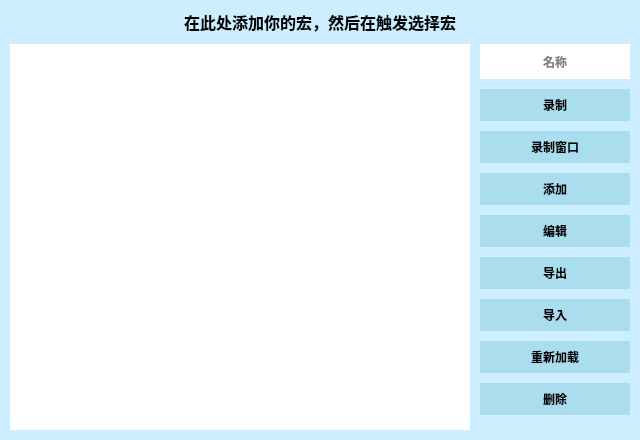
<?xml version="1.0" encoding="UTF-8"?>
<ui version="4.0">
 <class>MacroUiClass</class>
 <widget class="QWidget" name="MacroUiClass">
  <property name="geometry">
   <rect>
    <x>0</x>
    <y>0</y>
    <width>640</width>
    <height>440</height>
   </rect>
  </property>
  <property name="sizePolicy">
   <sizepolicy hsizetype="Fixed" vsizetype="Fixed">
    <horstretch>0</horstretch>
    <verstretch>0</verstretch>
   </sizepolicy>
  </property>
  <property name="minimumSize">
   <size>
    <width>640</width>
    <height>440</height>
   </size>
  </property>
  <property name="maximumSize">
   <size>
    <width>640</width>
    <height>440</height>
   </size>
  </property>
  <property name="windowTitle">
   <string>Macro</string>
  </property>
  <property name="styleSheet">
   <string notr="true"/>
  </property>
  <layout class="QVBoxLayout" name="verticalLayout_2">
   <property name="spacing">
    <number>0</number>
   </property>
   <property name="leftMargin">
    <number>0</number>
   </property>
   <property name="topMargin">
    <number>0</number>
   </property>
   <property name="rightMargin">
    <number>0</number>
   </property>
   <property name="bottomMargin">
    <number>0</number>
   </property>
   <item>
    <widget class="QWidget" name="clientWidget" native="true">
     <property name="styleSheet">
      <string notr="true">*{color:black;border:none;outline:none;font-size:12px;font-family:&quot;Microsoft YaHei&quot;}QMainWindow,QDialog{border:1px solid gray}#titleWidget{background-color:white}#titleWidget *{font-size:14px}#titleWidget QPushButton,#titleWidget QCheckBox::indicator{background-color:#CCC;width:20px;height:20px;border-radius:10px}#titleWidget QCheckBox::indicator:checked{image:url(:/checked.png)}#clientWidget{background-color:#CEF}QMenu,#clientWidget QLineEdit,#clientWidget QTextEdit,#clientWidget QKeyEdit,#clientWidget QCheckBox::indicator,#clientWidget QRadioButton::indicator,#clientWidget QHeaderView,#clientWidget QHeaderView::section,#clientWidget QTableWidget,#clientWidget QTableWidget QTableCornerButton::section,#clientWidget QComboBox,#clientWidget QComboBox QAbstractItemView{background-color:white;color:black}#clientWidget QPushButton,#clientWidget QTabBar::tab,#clientWidget QTabBar::tab:first,#clientWidget QTabBar::tab:last{background-color:#ADE;color:black}#clientWidget QCheckBox::indicator,#clientWidget QRadioButton::indicator{width:20px;height:20px}#clientWidget QComboBox{padding-left:3px}QMenu::item:selected,#clientWidget QPushButton:hover,#clientWidget QCheckBox::indicator:hover,#clientWidget QRadioButton::indicator:hover,#clientWidget QTableWidget::item:hover,#clientWidget QTabBar::tab:hover,#clientWidget QTabBar::tab:first:hover,#clientWidget QTabBar::tab:last:hover{background-color:#BEF;color:black}#clientWidget QTableWidget::item:selected{background-color:#CEF;color:black}#clientWidget QTabBar::tab:selected,#clientWidget QTabBar::tab:first:selected,#clientWidget QTabBar::tab:last:selected{background-color:#CEF;color:black}#clientWidget QCheckBox::indicator:checked,#clientWidget QRadioButton::indicator:checked{image:url(:/checked.png)}#clientWidget QPushButton:disabled,#clientWidget QCheckBox:disabled,#clientWidget QRadioButton:disabled{color:gray}#clientWidget #bnWndActive,#clientWidget #bnPos,#clientWidget #bnColorRect,#clientWidget #bnImageRect,#clientWidget #bnImageShot{background-color:white}</string>
     </property>
     <layout class="QVBoxLayout" name="verticalLayout">
      <property name="spacing">
       <number>10</number>
      </property>
      <property name="leftMargin">
       <number>10</number>
      </property>
      <property name="topMargin">
       <number>10</number>
      </property>
      <property name="rightMargin">
       <number>10</number>
      </property>
      <property name="bottomMargin">
       <number>10</number>
      </property>
      <item>
       <widget class="QLabel" name="lbMacro">
        <property name="font">
         <font>
          <family>Microsoft YaHei</family>
          <pointsize>-1</pointsize>
          <weight>75</weight>
          <bold>true</bold>
         </font>
        </property>
        <property name="styleSheet">
         <string notr="true">font-size:16px;</string>
        </property>
        <property name="text">
         <string>在此处添加你的宏，然后在触发选择宏</string>
        </property>
        <property name="alignment">
         <set>Qt::AlignCenter</set>
        </property>
       </widget>
      </item>
      <item>
       <layout class="QHBoxLayout" name="box">
        <property name="spacing">
         <number>10</number>
        </property>
        <property name="leftMargin">
         <number>0</number>
        </property>
        <property name="bottomMargin">
         <number>0</number>
        </property>
        <item>
         <widget class="QTableWidget" name="tbActions">
          <property name="sizePolicy">
           <sizepolicy hsizetype="Maximum" vsizetype="Preferred">
            <horstretch>0</horstretch>
            <verstretch>0</verstretch>
           </sizepolicy>
          </property>
          <property name="minimumSize">
           <size>
            <width>460</width>
            <height>0</height>
           </size>
          </property>
          <property name="font">
           <font>
            <family>Microsoft YaHei</family>
            <pointsize>-1</pointsize>
            <weight>75</weight>
            <bold>true</bold>
           </font>
          </property>
          <property name="focusPolicy">
           <enum>Qt::ClickFocus</enum>
          </property>
          <property name="styleSheet">
           <string notr="true">QHeaderView::section,QScrollBar{background:transparent}</string>
          </property>
          <property name="verticalScrollBarPolicy">
           <enum>Qt::ScrollBarAlwaysOff</enum>
          </property>
          <property name="horizontalScrollBarPolicy">
           <enum>Qt::ScrollBarAlwaysOff</enum>
          </property>
          <property name="editTriggers">
           <set>QAbstractItemView::NoEditTriggers</set>
          </property>
          <property name="showDropIndicator" stdset="0">
           <bool>false</bool>
          </property>
          <property name="selectionMode">
           <enum>QAbstractItemView::SingleSelection</enum>
          </property>
          <property name="selectionBehavior">
           <enum>QAbstractItemView::SelectRows</enum>
          </property>
          <property name="showGrid">
           <bool>false</bool>
          </property>
         </widget>
        </item>
        <item>
         <layout class="QVBoxLayout" name="bnBox">
          <property name="spacing">
           <number>10</number>
          </property>
          <item>
           <widget class="QLineEdit" name="etName">
            <property name="sizePolicy">
             <sizepolicy hsizetype="Preferred" vsizetype="Fixed">
              <horstretch>0</horstretch>
              <verstretch>0</verstretch>
             </sizepolicy>
            </property>
            <property name="minimumSize">
             <size>
              <width>0</width>
              <height>35</height>
             </size>
            </property>
            <property name="font">
             <font>
              <family>Microsoft YaHei</family>
              <pointsize>-1</pointsize>
              <weight>75</weight>
              <bold>true</bold>
             </font>
            </property>
            <property name="focusPolicy">
             <enum>Qt::ClickFocus</enum>
            </property>
            <property name="toolTip">
             <string>按下回车应用更改</string>
            </property>
            <property name="styleSheet">
             <string notr="true"/>
            </property>
            <property name="inputMask">
             <string/>
            </property>
            <property name="alignment">
             <set>Qt::AlignCenter</set>
            </property>
            <property name="dragEnabled">
             <bool>false</bool>
            </property>
            <property name="placeholderText">
             <string>名称</string>
            </property>
           </widget>
          </item>
          <item>
           <widget class="QPushButton" name="bnRec">
            <property name="sizePolicy">
             <sizepolicy hsizetype="Preferred" vsizetype="Fixed">
              <horstretch>0</horstretch>
              <verstretch>0</verstretch>
             </sizepolicy>
            </property>
            <property name="minimumSize">
             <size>
              <width>0</width>
              <height>32</height>
             </size>
            </property>
            <property name="font">
             <font>
              <family>Microsoft YaHei</family>
              <pointsize>-1</pointsize>
              <weight>75</weight>
              <bold>true</bold>
             </font>
            </property>
            <property name="cursor">
             <cursorShape>PointingHandCursor</cursorShape>
            </property>
            <property name="focusPolicy">
             <enum>Qt::ClickFocus</enum>
            </property>
            <property name="text">
             <string>录制</string>
            </property>
           </widget>
          </item>
          <item>
           <widget class="QPushButton" name="bnWndRec">
            <property name="sizePolicy">
             <sizepolicy hsizetype="Preferred" vsizetype="Fixed">
              <horstretch>0</horstretch>
              <verstretch>0</verstretch>
             </sizepolicy>
            </property>
            <property name="minimumSize">
             <size>
              <width>0</width>
              <height>32</height>
             </size>
            </property>
            <property name="font">
             <font>
              <family>Microsoft YaHei</family>
              <pointsize>-1</pointsize>
              <weight>75</weight>
              <bold>true</bold>
             </font>
            </property>
            <property name="cursor">
             <cursorShape>PointingHandCursor</cursorShape>
            </property>
            <property name="focusPolicy">
             <enum>Qt::ClickFocus</enum>
            </property>
            <property name="text">
             <string>录制窗口</string>
            </property>
           </widget>
          </item>
          <item>
           <widget class="QPushButton" name="bnAdd">
            <property name="sizePolicy">
             <sizepolicy hsizetype="Preferred" vsizetype="Fixed">
              <horstretch>0</horstretch>
              <verstretch>0</verstretch>
             </sizepolicy>
            </property>
            <property name="minimumSize">
             <size>
              <width>0</width>
              <height>32</height>
             </size>
            </property>
            <property name="font">
             <font>
              <family>Microsoft YaHei</family>
              <pointsize>-1</pointsize>
              <weight>75</weight>
              <bold>true</bold>
             </font>
            </property>
            <property name="cursor">
             <cursorShape>PointingHandCursor</cursorShape>
            </property>
            <property name="focusPolicy">
             <enum>Qt::ClickFocus</enum>
            </property>
            <property name="text">
             <string>添加</string>
            </property>
           </widget>
          </item>
          <item>
           <widget class="QPushButton" name="bnEdit">
            <property name="sizePolicy">
             <sizepolicy hsizetype="Preferred" vsizetype="Fixed">
              <horstretch>0</horstretch>
              <verstretch>0</verstretch>
             </sizepolicy>
            </property>
            <property name="minimumSize">
             <size>
              <width>0</width>
              <height>32</height>
             </size>
            </property>
            <property name="font">
             <font>
              <family>Microsoft YaHei</family>
              <pointsize>-1</pointsize>
              <weight>75</weight>
              <bold>true</bold>
             </font>
            </property>
            <property name="cursor">
             <cursorShape>PointingHandCursor</cursorShape>
            </property>
            <property name="focusPolicy">
             <enum>Qt::ClickFocus</enum>
            </property>
            <property name="text">
             <string>编辑</string>
            </property>
           </widget>
          </item>
          <item>
           <widget class="QPushButton" name="bnExp">
            <property name="sizePolicy">
             <sizepolicy hsizetype="Preferred" vsizetype="Fixed">
              <horstretch>0</horstretch>
              <verstretch>0</verstretch>
             </sizepolicy>
            </property>
            <property name="minimumSize">
             <size>
              <width>0</width>
              <height>32</height>
             </size>
            </property>
            <property name="font">
             <font>
              <family>Microsoft YaHei</family>
              <pointsize>-1</pointsize>
              <weight>75</weight>
              <bold>true</bold>
             </font>
            </property>
            <property name="cursor">
             <cursorShape>PointingHandCursor</cursorShape>
            </property>
            <property name="focusPolicy">
             <enum>Qt::ClickFocus</enum>
            </property>
            <property name="text">
             <string>导出</string>
            </property>
           </widget>
          </item>
          <item>
           <widget class="QPushButton" name="bnImp">
            <property name="sizePolicy">
             <sizepolicy hsizetype="Preferred" vsizetype="Fixed">
              <horstretch>0</horstretch>
              <verstretch>0</verstretch>
             </sizepolicy>
            </property>
            <property name="minimumSize">
             <size>
              <width>0</width>
              <height>32</height>
             </size>
            </property>
            <property name="font">
             <font>
              <family>Microsoft YaHei</family>
              <pointsize>-1</pointsize>
              <weight>75</weight>
              <bold>true</bold>
             </font>
            </property>
            <property name="cursor">
             <cursorShape>PointingHandCursor</cursorShape>
            </property>
            <property name="focusPolicy">
             <enum>Qt::ClickFocus</enum>
            </property>
            <property name="text">
             <string>导入</string>
            </property>
           </widget>
          </item>
          <item>
           <widget class="QPushButton" name="bnLoad">
            <property name="sizePolicy">
             <sizepolicy hsizetype="Preferred" vsizetype="Fixed">
              <horstretch>0</horstretch>
              <verstretch>0</verstretch>
             </sizepolicy>
            </property>
            <property name="minimumSize">
             <size>
              <width>0</width>
              <height>32</height>
             </size>
            </property>
            <property name="font">
             <font>
              <family>Microsoft YaHei</family>
              <pointsize>-1</pointsize>
              <weight>75</weight>
              <bold>true</bold>
             </font>
            </property>
            <property name="cursor">
             <cursorShape>PointingHandCursor</cursorShape>
            </property>
            <property name="focusPolicy">
             <enum>Qt::ClickFocus</enum>
            </property>
            <property name="text">
             <string>重新加载</string>
            </property>
           </widget>
          </item>
          <item>
           <widget class="QPushButton" name="bnDel">
            <property name="sizePolicy">
             <sizepolicy hsizetype="Preferred" vsizetype="Fixed">
              <horstretch>0</horstretch>
              <verstretch>0</verstretch>
             </sizepolicy>
            </property>
            <property name="minimumSize">
             <size>
              <width>0</width>
              <height>32</height>
             </size>
            </property>
            <property name="font">
             <font>
              <family>Microsoft YaHei</family>
              <pointsize>-1</pointsize>
              <weight>75</weight>
              <bold>true</bold>
             </font>
            </property>
            <property name="cursor">
             <cursorShape>PointingHandCursor</cursorShape>
            </property>
            <property name="focusPolicy">
             <enum>Qt::ClickFocus</enum>
            </property>
            <property name="text">
             <string>删除</string>
            </property>
           </widget>
          </item>
          <item>
           <spacer name="verticalSpacer">
            <property name="orientation">
             <enum>Qt::Vertical</enum>
            </property>
            <property name="sizeHint" stdset="0">
             <size>
              <width>20</width>
              <height>40</height>
             </size>
            </property>
           </spacer>
          </item>
         </layout>
        </item>
       </layout>
      </item>
     </layout>
    </widget>
   </item>
  </layout>
 </widget>
 <resources/>
 <connections/>
</ui>
